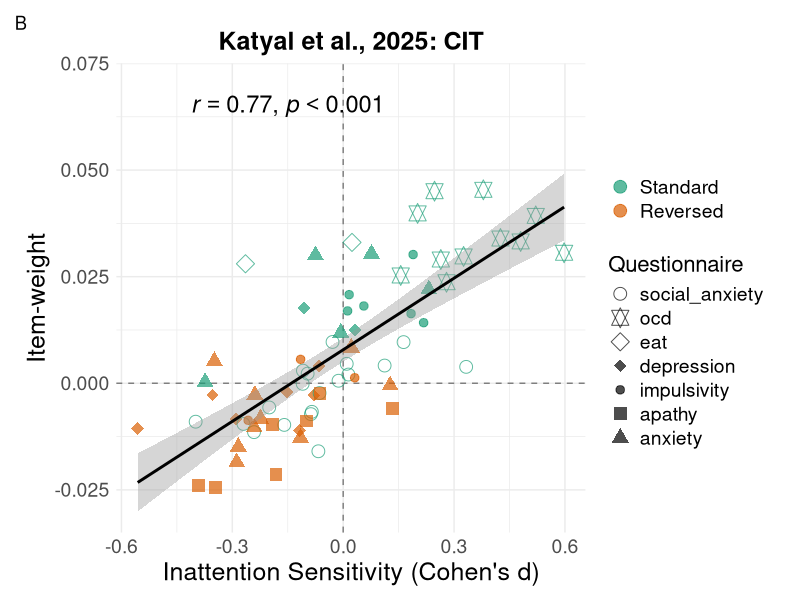
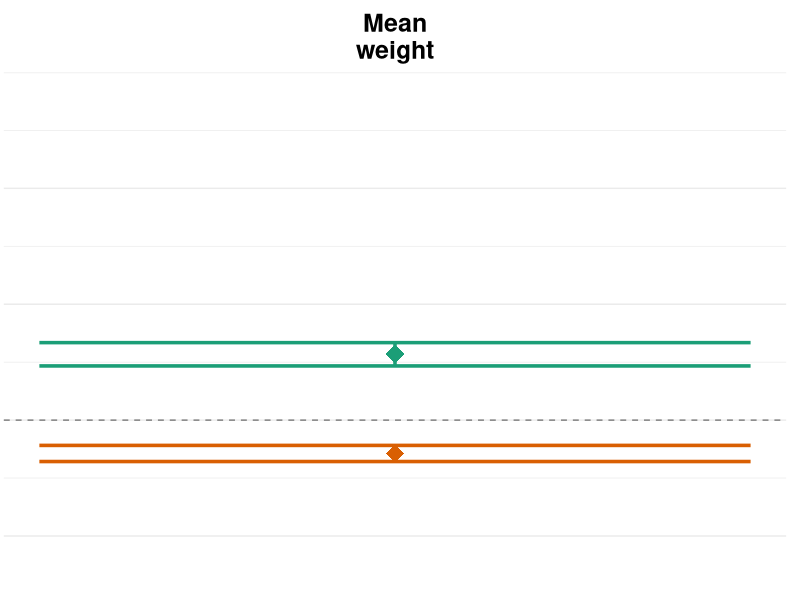
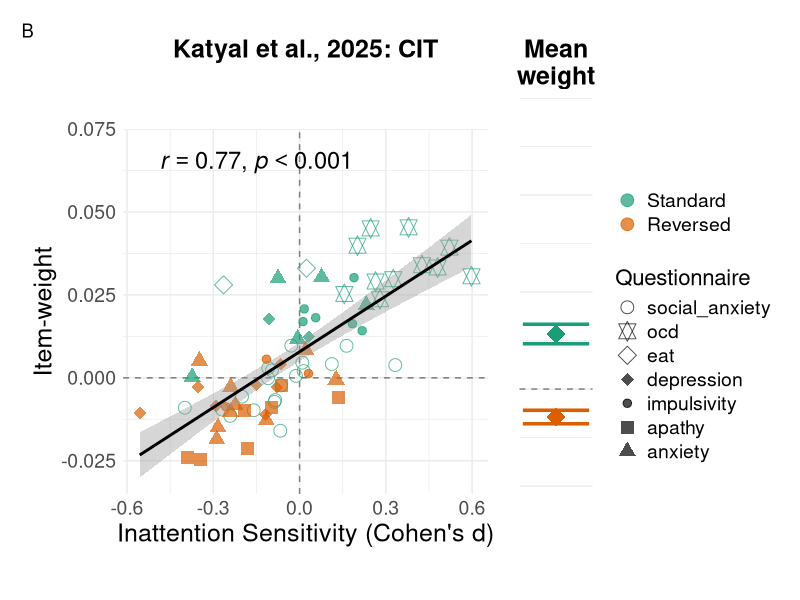
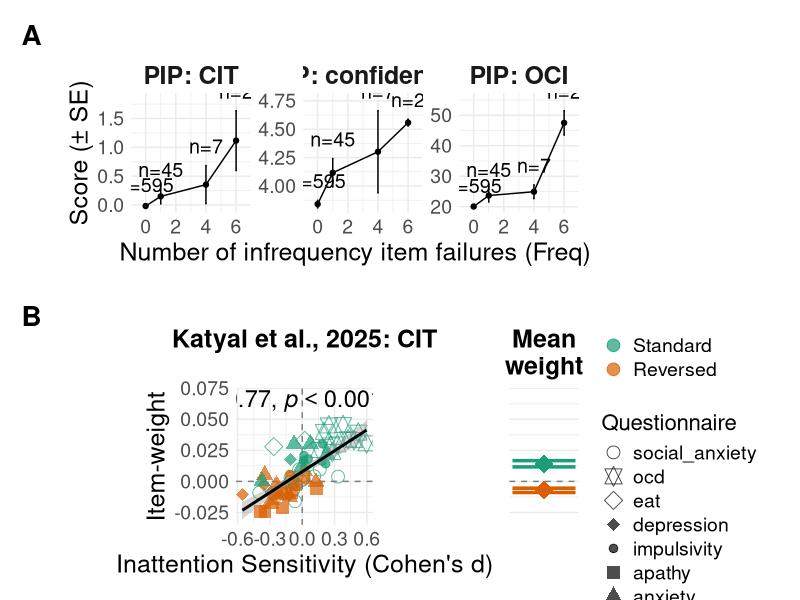
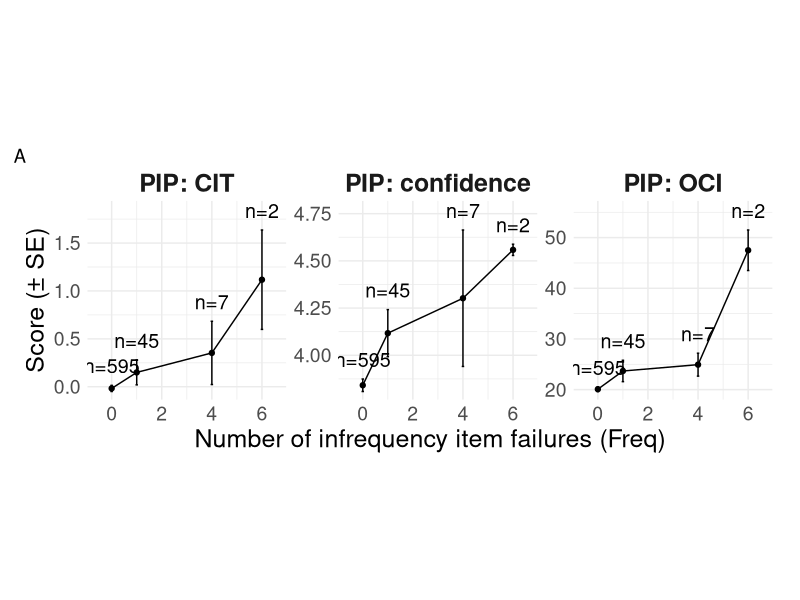

Write R code to recreate these figures, in order.
library(ggplot2)
library(dplyr)
library(patchwork)

katyal_item_analysis <- read.csv("./data/katyal_item_analysis.csv")

questionnaire_shape_map <- c(
  "alcohol" = 0, "social_anxiety" = 1, "ocd" = 11, "eat" = 5,
  "depression" = 18, "impulsivity" = 20, "apathy" = 15,
  "anxiety" = 17, "gad_anxiety" = 2)
reversed_colors <- c("#1B9E77", "#D95F02")

shared_theme <- theme(
  plot.title = element_text(size = 18, face = "bold", hjust = 0.5),
  axis.title = element_text(size = 18),
  axis.text = element_text(size = 14),
  plot.margin = margin(t = 10, r = 20, b = 10, l = 10),
  legend.text = element_text(size = 14),
  legend.title = element_text(size = 16),
  aspect.ratio = 1)

# CIT correlation + annotation label
katyal_inattention_CIT_cor <-
  cor.test(katyal_item_analysis$inattention_d,
           katyal_item_analysis$CIT, method = "spearman")
katyal_inattention_CIT_label <- ifelse(
  katyal_inattention_CIT_cor$p.value < 0.001,
  paste0("italic(r) == ", signif(katyal_inattention_CIT_cor$estimate, 2),
         "*','~italic(p) < 0.001"),
  paste0("italic(r) == ", signif(katyal_inattention_CIT_cor$estimate, 2),
         "*','~italic(p) == ", signif(katyal_inattention_CIT_cor$p.value, 3)))

# CIT scatter
CIT_katyal_inattention_weights <-
  katyal_item_analysis %>%
  mutate(
    questionnaire_mapped = recode(questionnaire,
                                  "AUDIT" = "alcohol", "LSAS" = "social_anxiety", "OCI" = "ocd",
                                  "EAT" = "eat", "SDS" = "depression", "BIS" = "impulsivity",
                                  "AES" = "apathy", "STAI" = "anxiety"),
    questionnaire_mapped = factor(questionnaire_mapped,
                                  levels = names(questionnaire_shape_map))) %>%
  ggplot(aes(x = inattention_d, y = CIT,
             shape = questionnaire_mapped, color = reversed)) +
  geom_hline(yintercept = 0, linetype = "dashed", color = "gray50") +
  geom_vline(xintercept = 0, linetype = "dashed", color = "gray50") +
  geom_point(alpha = 0.7, size = 4) +
  geom_smooth(aes(group = 1), method = "lm", se = TRUE, color = "black") +
  coord_cartesian(ylim = c(-0.03, 0.07)) +
  annotate("text", x = -0.15, y = 0.065,
           label = katyal_inattention_CIT_label, parse = TRUE, size = 6) +
  scale_shape_manual(values = questionnaire_shape_map, name = "Questionnaire") +
  scale_color_manual(values = reversed_colors,
                     labels = c("Standard", "Reversed"), name = "") +
  labs(x = "Inattention Sensitivity (Cohen's d)",
       y = "Item-weight", title = "Katyal et al., 2025: CIT", tag = "B") +
  theme_minimal() + shared_theme

# Mean-weight panel
katyal_CIT_mean_fig <-
  katyal_item_analysis %>%
  ggplot(aes(x = 1, y = CIT, color = reversed)) +
  geom_hline(yintercept = 0, linetype = "dashed", color = "gray50") +
  stat_summary(fun.data = mean_se, geom = "errorbar", width = 0.3, size = 1.2, show.legend = FALSE) +
  stat_summary(fun = mean, geom = "point", size = 6, shape = 18, show.legend = FALSE) +
  scale_color_manual(values = reversed_colors, labels = c("Standard", "Reversed"), name = "") +
  theme_minimal() +
  coord_cartesian(ylim = c(-0.03, 0.07)) +
  labs(title = "Mean\nweight") +
  theme(
    plot.title = element_text(size = 18, face = "bold", hjust = 0.5),
    axis.title = element_blank(),
    axis.text = element_blank(),
    axis.ticks = element_blank(),
    plot.margin = margin(t = 10, r = 10, b = 10, l = 0),
    legend.position = "none",
    panel.grid.major.x = element_blank(),
    panel.grid.minor.x = element_blank()
  )

# Katyal composite (scatter + narrow mean, collected legend)
katyal_CIT_panel <-
  (CIT_katyal_inattention_weights | katyal_CIT_mean_fig) +
  plot_layout(widths = c(1, 0.2), guides = "collect") &
  theme(legend.position = "right")

# PIP plot
pip_df <- read.csv("data/summary_cbt_long.csv")
summary_cbt <-
  ggplot(pip_df, aes(x = Freq, y = mean, group = measure)) +
  geom_line() +
  geom_point() +
  geom_errorbar(aes(ymin = mean - se, ymax = mean + se), width = 0.1) +
  geom_text(aes(y = mean + se, label = paste0("n=", n)),
            vjust = -0.8, size = 5) +
  facet_wrap(~measure, scales = "free_y",
             labeller = labeller(measure = function(x) paste0("PIP: ", x))) +
  scale_x_continuous(expand = expansion(mult = 0.15)) +
  scale_y_continuous(expand = expansion(mult = c(0.05, 0.18))) +
  theme_minimal() +
  labs(x = "Number of infrequency item failures (Freq)",
       y = "Score (± SE)", tag = "A") +
  shared_theme +
  theme(strip.text = element_text(size = 18, face = "bold"))

# Two-panel figure: A = PIP (top), B = Katyal (bottom)
pip_katyal <-
  (summary_cbt / katyal_CIT_panel) +
  plot_layout(heights = c(1, 1)) &
  theme(plot.tag = element_text(size = 20, face = "bold"))


#ggsave("./figures/pip_katyal_fig.svg", pip_katyal,
#       width = 12, height = 12)
